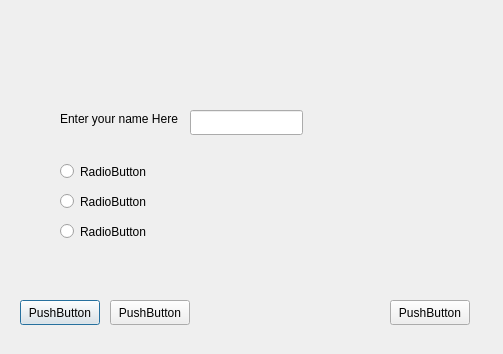
<?xml version="1.0" encoding="UTF-8"?>
<ui version="4.0">
 <class>Dialog</class>
 <widget class="QDialog" name="Dialog">
  <property name="geometry">
   <rect>
    <x>0</x>
    <y>0</y>
    <width>503</width>
    <height>354</height>
   </rect>
  </property>
  <property name="windowTitle">
   <string>Dialog</string>
  </property>
  <widget class="QLineEdit" name="lineEdit">
   <property name="geometry">
    <rect>
     <x>190</x>
     <y>110</y>
     <width>113</width>
     <height>25</height>
    </rect>
   </property>
  </widget>
  <widget class="QLabel" name="label">
   <property name="geometry">
    <rect>
     <x>60</x>
     <y>110</y>
     <width>161</width>
     <height>17</height>
    </rect>
   </property>
   <property name="text">
    <string>Enter your name Here</string>
   </property>
  </widget>
  <widget class="QPushButton" name="pushButton">
   <property name="geometry">
    <rect>
     <x>20</x>
     <y>300</y>
     <width>80</width>
     <height>25</height>
    </rect>
   </property>
   <property name="text">
    <string>PushButton</string>
   </property>
  </widget>
  <widget class="QPushButton" name="pushButton_2">
   <property name="geometry">
    <rect>
     <x>390</x>
     <y>300</y>
     <width>80</width>
     <height>25</height>
    </rect>
   </property>
   <property name="text">
    <string>PushButton</string>
   </property>
  </widget>
  <widget class="QPushButton" name="pushButton_3">
   <property name="geometry">
    <rect>
     <x>110</x>
     <y>300</y>
     <width>80</width>
     <height>25</height>
    </rect>
   </property>
   <property name="text">
    <string>PushButton</string>
   </property>
  </widget>
  <widget class="QRadioButton" name="radioButton">
   <property name="geometry">
    <rect>
     <x>60</x>
     <y>160</y>
     <width>96</width>
     <height>23</height>
    </rect>
   </property>
   <property name="text">
    <string>RadioButton</string>
   </property>
  </widget>
  <widget class="QRadioButton" name="radioButton_2">
   <property name="geometry">
    <rect>
     <x>60</x>
     <y>190</y>
     <width>96</width>
     <height>23</height>
    </rect>
   </property>
   <property name="text">
    <string>RadioButton</string>
   </property>
  </widget>
  <widget class="QRadioButton" name="radioButton_3">
   <property name="geometry">
    <rect>
     <x>60</x>
     <y>220</y>
     <width>96</width>
     <height>23</height>
    </rect>
   </property>
   <property name="text">
    <string>RadioButton</string>
   </property>
  </widget>
 </widget>
 <resources/>
 <connections/>
</ui>
